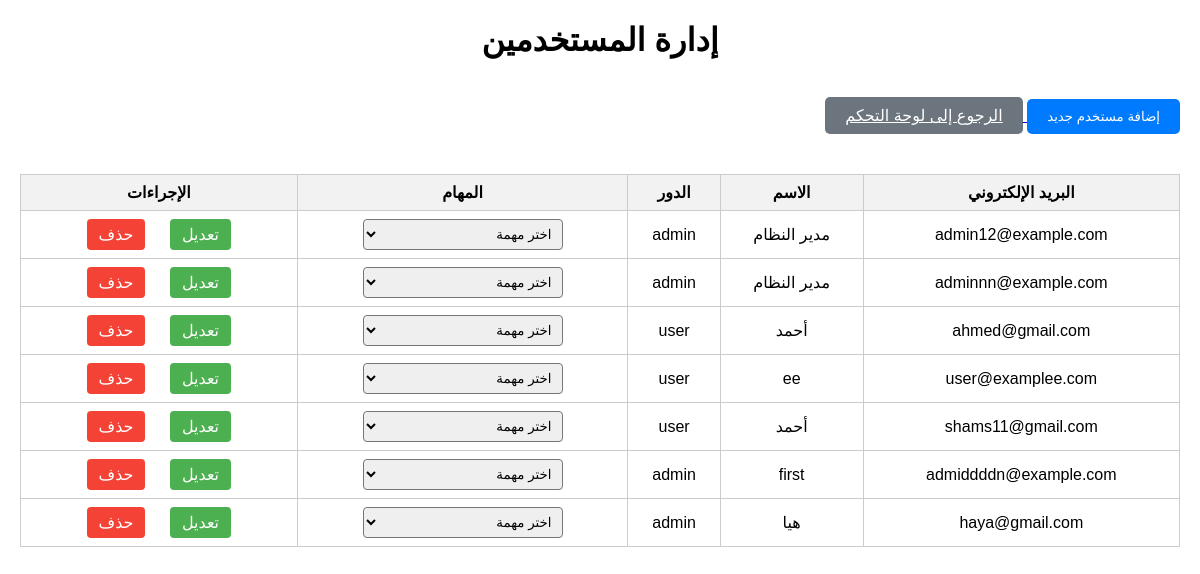
Page /admin/manage_users (signed in) on the committed database.
### models/user_model.py (models this page shows, shortened)
class User(db.Model):
    __tablename__ = 'users'
    email = db.Column(db.String(120), primary_key=True)
    password = db.Column(db.String(128))
    name = db.Column(db.String(100))
    role = db.Column(db.String(50))

### routes/admin_routes.py (the view)
@admin_bp.route('/manage_users')
@admin_required
def manage_users():
    users = User.query.all()  # استرجاع جميع المستخدمين
    return render_template('manage_users.html', users=users)

### helper.py (called while the page is built)
def admin_required(f):
    @wraps(f)
    def decorated_function(*args, **kwargs):
        if 'user' not in session or session['role'] != 'admin':
            return redirect(url_for('auth.login'))  # إعادة التوجيه إلى صفحة تسجيل الدخول
        return f(*args, **kwargs)
    return decorated_function

### templates/manage_users.html (shortened to what this page needs)
<!DOCTYPE html>
<html lang="ar">
<head>
</head>
<body>
    <h1>إدارة المستخدمين</h1>
    <a href="{{ url_for('user.add_user') }}">
        <button class="btn-add">إضافة مستخدم جديد</button>
    </a>
    <a href="{{ url_for('admin.admin_dashboard') }}" class="btn-secondary">الرجوع إلى لوحة التحكم</a>
    <table>
        <thead>
            <tr>
                <th>البريد الإلكتروني</th>
                <th>الاسم</th>
                <th>الدور</th>
                <th>المهام</th>
                <th>الإجراءات</th>
            </tr>
        </thead>
        <tbody>
            {% for user in users %}
            <tr>
                <td>{{ user.email }}</td>
                <td>{{ user.name }}</td>
                <td>{{ user.role }}</td>
                <td>
                    <select onchange="window.location.href=this.value;">
                        <option value="" disabled selected>اختر مهمة</option>
                    </select>
                </td>
                <td>
                    <a href="{{ url_for('user.edit_user', email=user.email) }}" class="edit">تعديل</a>
                    <a href="{{ url_for('user.delete_user', email=user.email) }}" class="delete">حذف</a>
                </td>
            </tr>
            {% endfor %}
        </tbody>
    </table>
</body>
</html>

### templates/manage_users.html (style rules this page uses)
body { font-family: Arial, sans-serif; margin: 20px; direction: rtl; }
h1 { text-align: center; margin-bottom: 20px; }
table { width: 100%; border-collapse: collapse; margin: 20px 0; }
th, td { border: 1px solid #ccc; padding: 8px; text-align: center; }
th { background-color: #f2f2f2; }
td a { display: inline-block; margin: 0 10px; padding: 6px 12px; text-decoration: none; border-radius: 4px; color: white; }
td a.edit { background-color: #4CAF50; }
td a.delete { background-color: #f44336; }
select { padding: 6px; width: 200px; border-radius: 4px; }
.btn-add { margin: 20px 0; padding: 10px 20px; background-color: #007bff; color: white; border: none; border-radius: 5px; cursor: pointer; }
.btn-secondary { background-color: #6c757d; color: white; padding: 10px 20px; border: none; border-radius: 5px; }

### rows in the picture
User: email "admin12@example.com", name "مدير النظام", role "admin"
User: email "adminnn@example.com", name "مدير النظام", role "admin"
User: email "ahmed@gmail.com", name "أحمد", role "user"
User: email "user@examplee.com", name "ee", role "user"
User: email "shams11@gmail.com", name "أحمد", role "user"
User: email "admiddddn@example.com", name "first", role "admin"
User: email "haya@gmail.com", name "هيا", role "admin"
